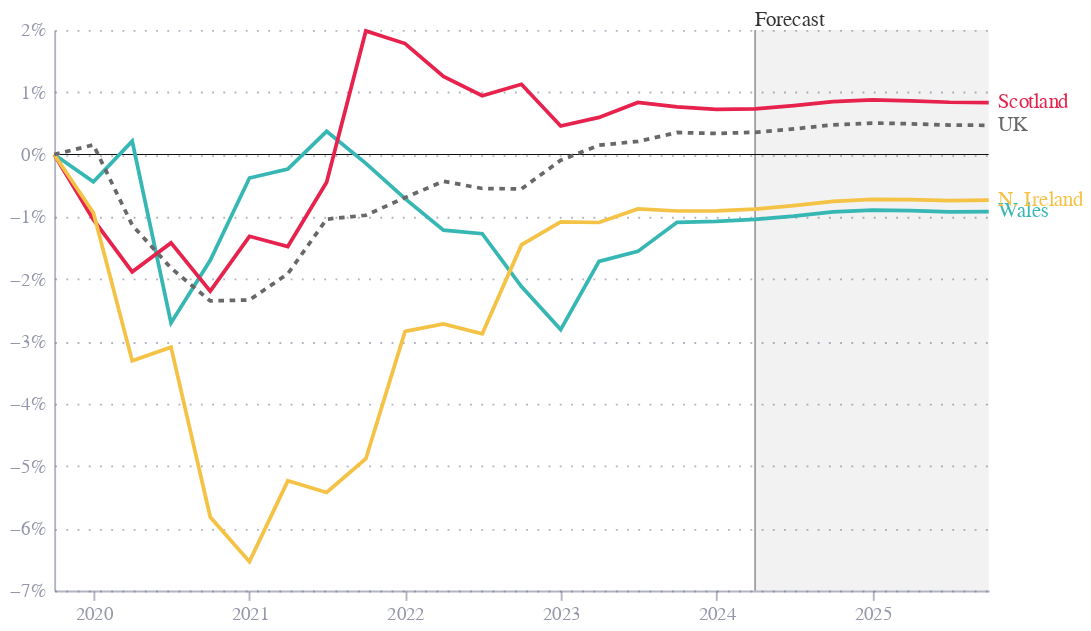

Notebook code cell kept with this figure:
### Markdown cell above
# Fig 4

### Code cell
df = pd.read_excel("cleaned.xlsx", sheet_name="fig4")

height = 300
width = 500

df['label'] = np.where(df['date'] == '2025-10-01', df['series'], '')
df['value'] = df['value'] / 100

base = alt.Chart(df).encode(
    x=alt.X("date:T"),
    y=alt.Y("value:Q", title="", axis=alt.Axis(format='%')),
    color=alt.Color("series:N", legend=None, scale=alt.Scale(domain=['Wales', 'Scotland', 'N. Ireland', 'UK'], range=["#36B7B4","hsl(347, 79.70%, 51.80%)","#F4C245", 'hsl(347, 0%, 40.80%)'])),
)

dy_offsets = {
    "Wales": 0,
    "Scotland": 0,
    "N. Ireland": 0,
    "England": 0,
}

lines = base.mark_line().encode(
    strokeDash=alt.condition(
        alt.datum.series == 'UK',
        alt.value([3, 3]),
        alt.value([0])
    ),
)

end_labels = base.mark_text(align='left',
                             dy=alt.expr(json.dumps(dy_offsets).replace('"', "'")+ '[datum.series]'),
                             dx=5).encode(
    text='label'
)

zero_line = alt.Chart(pd.DataFrame({'y': [0]})).mark_rule(color='black', size=0.5).encode(y='y')

# shade 2024-04-01 onwards as a forecast
forecast = alt.Chart(pd.DataFrame({'start': ['2024-04-01'], 'end': ['2025-10-01']})).mark_rect(opacity=0.05).encode(
    x='start:T',
    x2='end:T',
    color=alt.value('black'),
    y=alt.value(0),
    y2=alt.value(height)
)

forecase_label = alt.Chart(pd.DataFrame({'x': ['2024-04-01'], 'y': [0.5], 'text': ['Forecast']})).mark_text(
    align='left',
    opacity=0.8
).encode(
    x='x:T',
    y=alt.value(-5),
    text='text'
)

forecast_rule = alt.Chart(pd.DataFrame({'x': ['2024-04-01']})).mark_rule(color='black', opacity=0.35).encode(x='x:T')


chart = (forecast+ forecast_rule+  zero_line + lines + end_labels + forecase_label)

chart = chart.properties(
    width=width,
    height=height,
)

chart.save("fig4.json")
chart.save("fig4.png", scale_factor=2.0)

chart

### Figure 1 — Vega-Lite specification as saved in the notebook (floating-point values rounded to 4 significant figures)
{"config": {"font": "Circular Std", "mark": {"line": {"interpolate": "monotone"}}, "view": {"stroke": "transparent", "width": 400, "height": 300}, "range": {"category": ["#36B7B4", "#E6224B", "#F4C245", "#0063AF", "#00A767", "#179FDB", "#EB5C2E"], "diverging": ["#E6224B", "#E54753", "#C9C9C9", "#179FDB", "#122B39"], "heatmap": ["#C9C9C9", "#179FDB", "#0063AF", "#122B39"], "ordinal": ["#00A767", "#36B7B4", "#179FDB", "#0063AF", "#243B5A"]}, "axisX": {"domainColor": "#676A86", "domainOpacity": 0.5, "grid": false, "labelAngle": 0, "labelColor": "#676A86", "labelOpacity": 0.7, "orient": "bottom", "tickColor": "#676A86", "tickCount": 10, "tickOpacity": 0.5, "title": false, "titleAlign": "center", "titleAnchor": "middle", "titleColor": "#676A86", "titleFontSize": 12, "titleOpacity": 0.8, "titleY": -15}, "axisY": {"domainColor": "#676A86", "domainOpacity": 0.5, "gridColor": "#676A86", "gridDash": [1, 5], "gridOpacity": 0.5, "labelColor": "#676A86", "labelOpacity": 0.7, "labelPadding": 5, "tickColor": "#676A86", "tickCount": 8, "tickOpacity": 0.5, "ticks": false, "titleAlign": "left", "titleAngle": 0, "titleBaseline": "bottom", "titleColor": "#676A86", "titleFontSize": 12, "titleOpacity": 0.8, "titleX": 0, "titleY": -7}}, "layer": [{"data": {"name": "data-ca9d56f459215aaeda56571af6d83d28"}, "mark": {"type": "rect", "opacity": 0.05}, "encoding": {"color": {"value": "black"}, "x": {"field": "start", "type": "temporal"}, "x2": {"field": "end"}, "y": {"value": 0}, "y2": {"value": 300}}}, {"data": {"name": "data-4517a269b97b6cb83363b42475525dbd"}, "mark": {"type": "rule", "color": "black", "opacity": 0.35}, "encoding": {"x": {"field": "x", "type": "temporal"}}}, {"data": {"name": "data-06fd9f850666401b4599de5588b60692"}, "mark": {"type": "rule", "color": "black", "size": 0.5}, "encoding": {"y": {"field": "y", "type": "quantitative"}}}, {"data": {"name": "data-1b23d05e57307454f428636f3f345898"}, "mark": {"type": "line"}, "encoding": {"color": {"field": "series", "legend": null, "scale": {"domain": ["Wales", "Scotland", "N. Ireland", "UK"], "range": ["#36B7B4", "hsl(347, 79.70%, 51.80%)", "#F4C245", "hsl(347, 0%, 40.80%)"]}, "type": "nominal"}, "strokeDash": {"condition": {"test": "(datum.series === 'UK')", "value": [3, 3]}, "value": [0]}, "x": {"field": "date", "type": "temporal"}, "y": {"axis": {"format": "%"}, "field": "value", "title": "", "type": "quantitative"}}}, {"data": {"name": "data-1b23d05e57307454f428636f3f345898"}, "mark": {"type": "text", "align": "left", "dx": 5, "dy": {"expr": "{'Wales': 0, 'Scotland': 0, 'N. Ireland': 0, 'England': 0}[datum.series]"}}, "encoding": {"color": {"field": "series", "legend": null, "scale": {"domain": ["Wales", "Scotland", "N. Ireland", "UK"], "range": ["#36B7B4", "hsl(347, 79.70%, 51.80%)", "#F4C245", "hsl(347, 0%, 40.80%)"]}, "type": "nominal"}, "text": {"field": "label", "type": "nominal"}, "x": {"field": "date", "type": "temporal"}, "y": {"axis": {"format": "%"}, "field": "value", "title": "", "type": "quantitative"}}}, {"data": {"name": "data-86cb86127045f594c09b232bdaf1c669"}, "mark": {"type": "text", "align": "left", "opacity": 0.8}, "encoding": {"text": {"field": "text", "type": "nominal"}, "x": {"field": "x", "type": "temporal"}, "y": {"value": -5}}}], "height": 300, "width": 500, "$schema": "https://vega.github.io/schema/vega-lite/v5.8.0.json", "datasets": {"data-ca9d56f459215aaeda56571af6d83d28": [{"start": "2024-04-01", "end": "2025-10-01"}], "data-4517a269b97b6cb83363b42475525dbd": [{"x": "2024-04-01"}], "data-06fd9f850666401b4599de5588b60692": [{"y": 0}], "data-1b23d05e57307454f428636f3f345898": [{"date": "2019-10-01T00:00:00", "series": "Wales", "value": 0.0, "label": ""}, {"date": "2020-01-01T00:00:00", "series": "Wales", "value": -0.004374, "label": ""}, {"date": "2020-04-01T00:00:00", "series": "Wales", "value": 0.002134, "label": ""}, {"date": "2020-07-01T00:00:00", "series": "Wales", "value": -0.02703, "label": ""}, {"date": "2020-10-01T00:00:00", "series": "Wales", "value": -0.01697, "label": ""}, {"date": "2021-01-01T00:00:00", "series": "Wales", "value": -0.003775, "label": ""}, {"date": "2021-04-01T00:00:00", "series": "Wales", "value": -0.002345, "label": ""}, {"date": "2021-07-01T00:00:00", "series": "Wales", "value": 0.003723, "label": ""}, {"date": "2021-10-01T00:00:00", "series": "Wales", "value": -0.001423, "label": ""}, {"date": "2022-01-01T00:00:00", "series": "Wales", "value": -0.007083, "label": ""}, {"date": "2022-04-01T00:00:00", "series": "Wales", "value": -0.01213, "label": ""}, {"date": "2022-07-01T00:00:00", "series": "Wales", "value": -0.01271, "label": ""}, {"date": "2022-10-01T00:00:00", "series": "Wales", "value": -0.02119, "label": ""}, {"date": "2023-01-01T00:00:00", "series": "Wales", "value": -0.0281, "label": ""}, {"date": "2023-04-01T00:00:00", "series": "Wales", "value": -0.01716, "label": ""}, {"date": "2023-07-01T00:00:00", "series": "Wales", "value": -0.01555, "label": ""}, {"date": "2023-10-01T00:00:00", "series": "Wales", "value": -0.01089, "label": ""}, {"date": "2024-01-01T00:00:00", "series": "Wales", "value": -0.01074, "label": ""}, {"date": "2024-04-01T00:00:00", "series": "Wales", "value": -0.01042, "label": ""}, {"date": "2024-07-01T00:00:00", "series": "Wales", "value": -0.009894, "label": ""}, {"date": "2024-10-01T00:00:00", "series": "Wales", "value": -0.009224, "label": ""}, {"date": "2025-01-01T00:00:00", "series": "Wales", "value": -0.00891, "label": ""}, {"date": "2025-04-01T00:00:00", "series": "Wales", "value": -0.00902, "label": ""}, {"date": "2025-07-01T00:00:00", "series": "Wales", "value": -0.009207, "label": ""}, {"date": "2025-10-01T00:00:00", "series": "Wales", "value": -0.009187, "label": "Wales"}, {"date": "2019-10-01T00:00:00", "series": "Scotland", "value": 0.0, "label": ""}, {"date": "2020-01-01T00:00:00", "series": "Scotland", "value": -0.01045, "label": ""}, {"date": "2020-04-01T00:00:00", "series": "Scotland", "value": -0.01883, "label": ""}, {"date": "2020-07-01T00:00:00", "series": "Scotland", "value": -0.01419, "label": ""}, {"date": "2020-10-01T00:00:00", "series": "Scotland", "value": -0.02192, "label": ""}, {"date": "2021-01-01T00:00:00", "series": "Scotland", "value": -0.01313, "label": ""}, {"date": "2021-04-01T00:00:00", "series": "Scotland", "value": -0.01477, "label": ""}, {"date": "2021-07-01T00:00:00", "series": "Scotland", "value": -0.004437, "label": ""}, {"date": "2021-10-01T00:00:00", "series": "Scotland", "value": 0.01983, "label": ""}, {"date": "2022-01-01T00:00:00", "series": "Scotland", "value": 0.01781, "label": ""}, {"date": "2022-04-01T00:00:00", "series": "Scotland", "value": 0.01252, "label": ""}, {"date": "2022-07-01T00:00:00", "series": "Scotland", "value": 0.009442, "label": ""}, {"date": "2022-10-01T00:00:00", "series": "Scotland", "value": 0.01126, "label": ""}, {"date": "2023-01-01T00:00:00", "series": "Scotland", "value": 0.004576, "label": ""}, {"date": "2023-04-01T00:00:00", "series": "Scotland", "value": 0.005948, "label": ""}, {"date": "2023-07-01T00:00:00", "series": "Scotland", "value": 0.008363, "label": ""}, {"date": "2023-10-01T00:00:00", "series": "Scotland", "value": 0.00765, "label": ""}, {"date": "2024-01-01T00:00:00", "series": "Scotland", "value": 0.00723, "label": ""}, {"date": "2024-04-01T00:00:00", "series": "Scotland", "value": 0.007306, "label": ""}, {"date": "2024-07-01T00:00:00", "series": "Scotland", "value": 0.007847, "label": ""}, {"date": "2024-10-01T00:00:00", "series": "Scotland", "value": 0.008492, "label": ""}, {"date": "2025-01-01T00:00:00", "series": "Scotland", "value": 0.008758, "label": ""}, {"date": "2025-04-01T00:00:00", "series": "Scotland", "value": 0.008613, "label": ""}, {"date": "2025-07-01T00:00:00", "series": "Scotland", "value": 0.008387, "label": ""}, {"date": "2025-10-01T00:00:00", "series": "Scotland", "value": 0.008338, "label": "Scotland"}, {"date": "2019-10-01T00:00:00", "series": "N. Ireland", "value": 0.0, "label": ""}, {"date": "2020-01-01T00:00:00", "series": "N. Ireland", "value": -0.009355, "label": ""}, {"date": "2020-04-01T00:00:00", "series": "N. Ireland", "value": -0.03312, "label": ""}, {"date": "2020-07-01T00:00:00", "series": "N. Ireland", "value": -0.03092, "label": ""}, {"date": "2020-10-01T00:00:00", "series": "N. Ireland", "value": -0.05819, "label": ""}, {"date": "2021-01-01T00:00:00", "series": "N. Ireland", "value": -0.06535, "label": ""}, {"date": "2021-04-01T00:00:00", "series": "N. Ireland", "value": -0.05238, "label": ""}, {"date": "2021-07-01T00:00:00", "series": "N. Ireland", "value": -0.05425, "label": ""}, {"date": "2021-10-01T00:00:00", "series": "N. Ireland", "value": -0.04883, "label": ""}, {"date": "2022-01-01T00:00:00", "series": "N. Ireland", "value": -0.02839, "label": ""}, {"date": "2022-04-01T00:00:00", "series": "N. Ireland", "value": -0.0272, "label": ""}, {"date": "2022-07-01T00:00:00", "series": "N. Ireland", "value": -0.02878, "label": ""}, {"date": "2022-10-01T00:00:00", "series": "N. Ireland", "value": -0.01451, "label": ""}, {"date": "2023-01-01T00:00:00", "series": "N. Ireland", "value": -0.01082, "label": ""}, {"date": "2023-04-01T00:00:00", "series": "N. Ireland", "value": -0.01091, "label": ""}, {"date": "2023-07-01T00:00:00", "series": "N. Ireland", "value": -0.008741, "label": ""}, {"date": "2023-10-01T00:00:00", "series": "N. Ireland", "value": -0.009069, "label": ""}, {"date": "2024-01-01T00:00:00", "series": "N. Ireland", "value": -0.009046, "label": ""}, {"date": "2024-04-01T00:00:00", "series": "N. Ireland", "value": -0.008776, "label": ""}, {"date": "2024-07-01T00:00:00", "series": "N. Ireland", "value": -0.008208, "label": ""}, {"date": "2024-10-01T00:00:00", "series": "N. Ireland", "value": -0.007516, "label": ""}, {"date": "2025-01-01T00:00:00", "series": "N. Ireland", "value": -0.007186, "label": ""}, {"date": "2025-04-01T00:00:00", "series": "N. Ireland", "value": -0.007249, "label": ""}, {"date": "2025-07-01T00:00:00", "series": "N. Ireland", "value": -0.007384, "label": ""}, {"date": "2025-10-01T00:00:00", "series": "N. Ireland", "value": -0.007332, "label": "N. Ireland"}, {"date": "2019-10-01T00:00:00", "series": "UK", "value": 0.0, "label": ""}, {"date": "2020-01-01T00:00:00", "series": "UK", "value": 0.001541, "label": ""}, {"date": "2020-04-01T00:00:00", "series": "UK", "value": -0.01134, "label": ""}, {"date": "2020-07-01T00:00:00", "series": "UK", "value": -0.01823, "label": ""}, {"date": "2020-10-01T00:00:00", "series": "UK", "value": -0.02351, "label": ""}, {"date": "2021-01-01T00:00:00", "series": "UK", "value": -0.02335, "label": ""}, {"date": "2021-04-01T00:00:00", "series": "UK", "value": -0.01915, "label": ""}, {"date": "2021-07-01T00:00:00", "series": "UK", "value": -0.01038, "label": ""}, {"date": "2021-10-01T00:00:00", "series": "UK", "value": -0.009749, "label": ""}, {"date": "2022-01-01T00:00:00", "series": "UK", "value": -0.006921, "label": ""}, {"date": "2022-04-01T00:00:00", "series": "UK", "value": -0.004302, "label": ""}, {"date": "2022-07-01T00:00:00", "series": "UK", "value": -0.005456, "label": ""}, {"date": "2022-10-01T00:00:00", "series": "UK", "value": -0.005526, "label": ""}, {"date": "2023-01-01T00:00:00", "series": "UK", "value": -0.0009239, "label": ""}, {"date": "2023-04-01T00:00:00", "series": "UK", "value": 0.001492, "label": ""}, {"date": "2023-07-01T00:00:00", "series": "UK", "value": 0.002101, "label": ""}, {"date": "2023-10-01T00:00:00", "series": "UK", "value": 0.003533, "label": ""}, {"date": "2024-01-01T00:00:00", "series": "UK", "value": 0.003377, "label": ""}, {"date": "2024-04-01T00:00:00", "series": "UK", "value": 0.003566, "label": ""}, {"date": "2024-07-01T00:00:00", "series": "UK", "value": 0.004105, "label": ""}, {"date": "2024-10-01T00:00:00", "series": "UK", "value": 0.004763, "label": ""}, {"date": "2025-01-01T00:00:00", "series": "UK", "value": 0.005054, "label": ""}, {"date": "2025-04-01T00:00:00", "series": "UK", "value": 0.004929, "label": ""}, {"date": "2025-07-01T00:00:00", "series": "UK", "value": 0.004718, "label": ""}, {"date": "2025-10-01T00:00:00", "series": "UK", "value": 0.004688, "label": "UK"}], "data-86cb86127045f594c09b232bdaf1c669": [{"x": "2024-04-01", "y": 0.5, "text": "Forecast"}]}}
